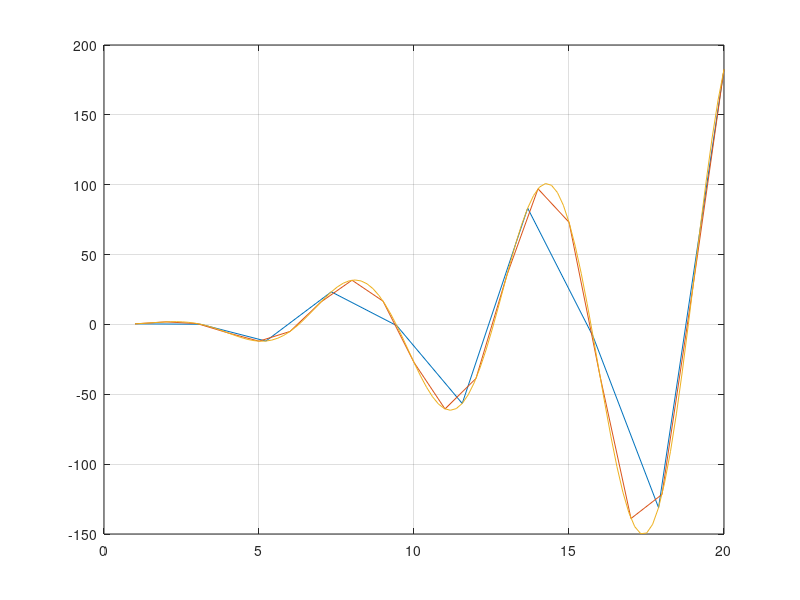
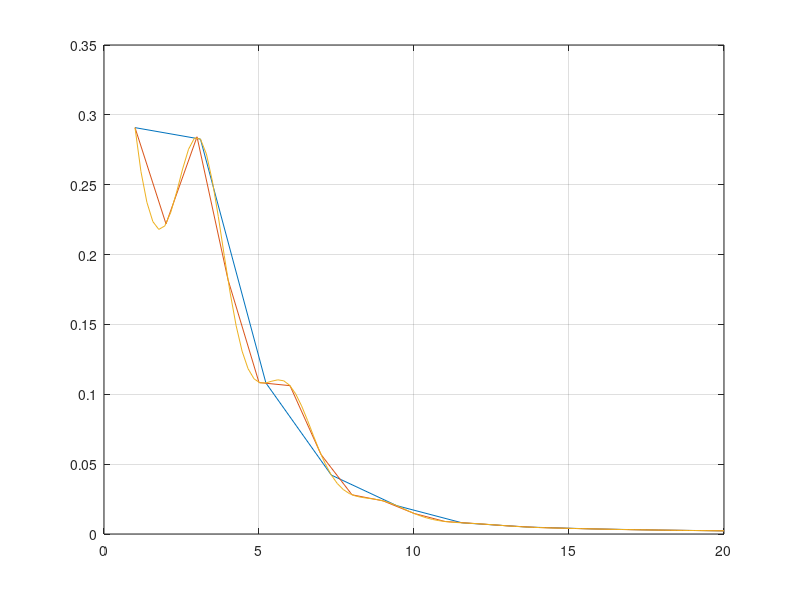

The MATLAB source for these figures, in order:

function [ ] = Exo4(  )
%UNTITLED Summary of this function goes here
%   Detailed explanation goes here
    %part 1
    deb=1;
    fin=20;
    x1 = linspace(deb,fin,10);
    x1 = x1';
    x2 = linspace(deb,fin,20);
    x3 = linspace(deb,fin,100);
    
    f = @(x) x.^2/2.*sin(x);
    y1 = f(x1);
    y2 = f(x2);
    y3 = f(x3);
    plot(x1, y1);
    grid;
    hold on;
    plot(x2,y2);
    plot(x3,y3);
    hold off;
    figure;    
    g = @(x) x.^3./6.*cos(sin(x)).*exp(-x) + (1./(1+x)).^2;
    
    y1 = g(x1);
    y2 = g(x2);
    y3 = g(x3);
    plot(x1,y1);
    grid;
    hold on;
    plot(x2,y2);
    plot(x3,y3);
    hold off;

end

